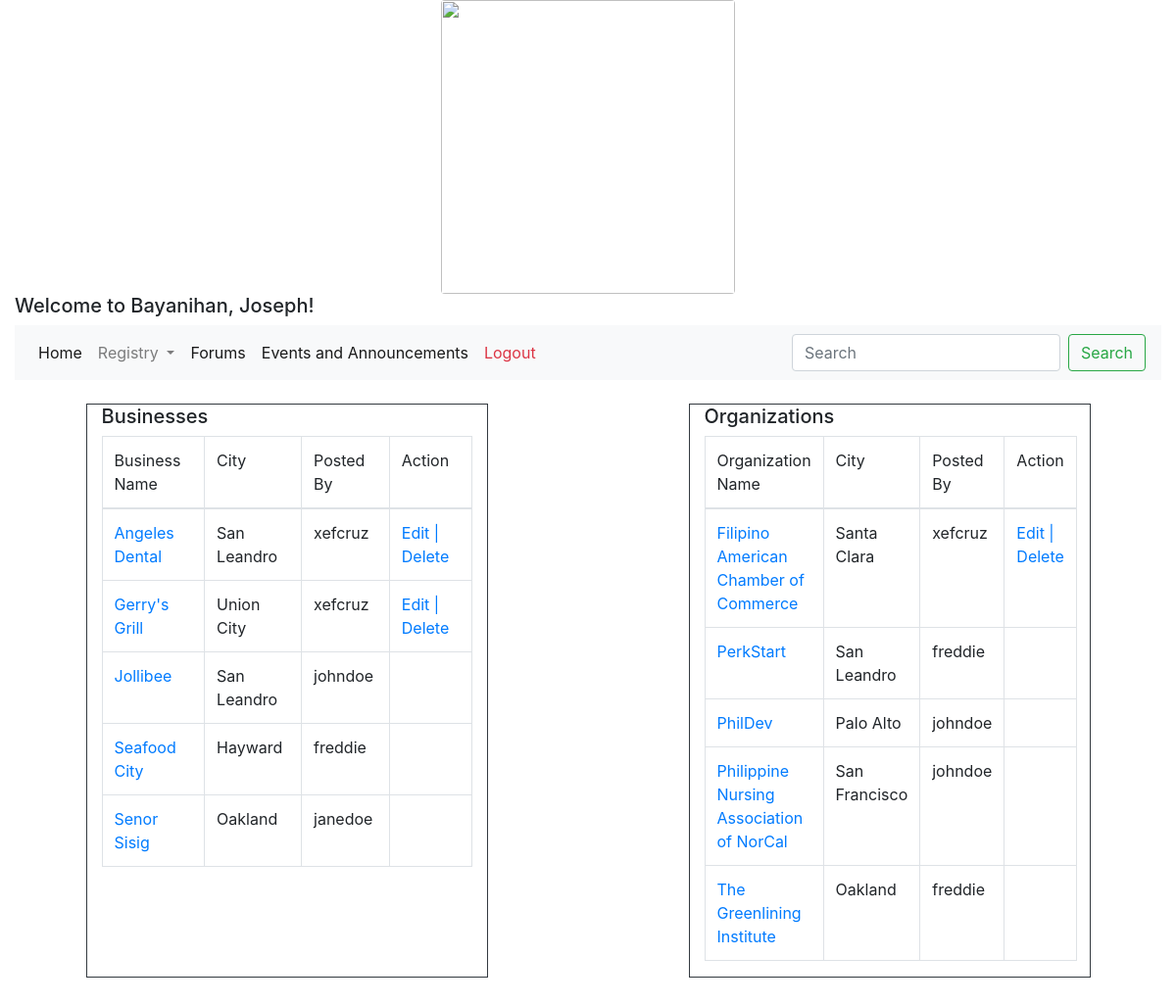
/browse/listings (signed in), run on the app's committed database.
### main_app/models.py (models this page shows)
class User(models.Model):
    first_name = models.CharField(max_length = 45)
    last_name = models.CharField(max_length = 45)
    user_name = models.CharField(max_length=45)
    email = models.CharField(max_length = 45)
    password = models.CharField(max_length = 255)
    objects = UserManager()
    created_at = models.DateTimeField(auto_now_add=True)
    updated_at = models.DateTimeField(auto_now=True)

class Business(models.Model):
    business = models.CharField(max_length = 45)
    bus_type = models.CharField(max_length = 45)
    address = models.CharField(max_length=45)
    city = models.CharField(max_length = 45)
    state = models.CharField(max_length = 45)
    description = models.TextField(max_length=45)
    email = models.CharField(max_length = 45)
    telephone = models.CharField(max_length = 45)
    website = models.CharField(max_length = 45)
    user = models.ForeignKey(User, related_name = "businesses", on_delete = models.CASCADE)
    objects = BusinessManager()
    created_at = models.DateTimeField(auto_now_add=True)
    updated_at = models.DateTimeField(auto_now=True)

class Organization(models.Model):
    organization = models.CharField(max_length = 45)
    address = models.CharField(max_length=45)
    city = models.CharField(max_length = 45)
    state = models.CharField(max_length = 45)
    description = models.TextField(max_length=45)
    email = models.CharField(max_length = 45)
    telephone = models.CharField(max_length = 45)
    website = models.CharField(max_length = 45)
    user = models.ForeignKey(User, related_name = "organizations", on_delete = models.CASCADE)
    objects = OrganizationManager()
    created_at = models.DateTimeField(auto_now_add=True)
    updated_at = models.DateTimeField(auto_now=True)

### main_app/views.py (the view)
# urls.py: path("browse/listings", views.browse),
def browse(request):
    sortedbusiness = Business.objects.order_by('business')
    sortedorganization = Organization.objects.order_by('organization')
    context = {
        "logged_in_user" : User.objects.get(id = request.session['user_id']),
        "sorted_business" : sortedbusiness,
        "sorted_organization" : sortedorganization,
    }
    return render(request, "browse.html", context)

### main_app/templates/browse.html (shortened to what this page needs)
<!DOCTYPE html>
<html lang="en">
<head>
    <link rel="stylesheet" href="https://maxcdn.bootstrapcdn.com/bootstrap/4.0.0/css/bootstrap.min.css">
</head>
<body>
    <div class="container-fluid">
        <div class="first-row">
            <div>
                <a href="https://lh3.googleusercontent.com/wBqfpUN7KOUVNEg9RwyPwTxHKp8kFeU0vZ4A8i-7fj1AMYbCaK2GAMNsjHSpe2z_90hqBgmsPR4PJ7d5WhFE9epAWn64hP1e8eTjPbOWLtN9Nzbnbg3YueP7NLym6vE2rAZGm3_6luI=s198-p-k?source=screenshot.guru"> <img src="https://lh3.googleusercontent.com/wBqfpUN7KOUVNEg9RwyPwTxHKp8kFeU0vZ4A8i-7fj1AMYbCaK2GAMNsjHSpe2z_90hqBgmsPR4PJ7d5WhFE9epAWn64hP1e8eTjPbOWLtN9Nzbnbg3YueP7NLym6vE2rAZGm3_6luI=s198-p-k" class="rounded mx-auto d-block" width="300" height="300" /> </a>
            </div>
        </div>
        <div class="second-row">
            <h5>Welcome to Bayanihan, {{logged_in_user.first_name}}! </h5>
        </div>
        <nav class="navbar navbar-expand-lg navbar-light bg-light">
            <div class="collapse navbar-collapse justify-content: space-between" >
              <ul class="navbar-nav mr-auto">
                <li class="nav-item active">
                  <a class="nav-link" href="/dashboard">Home <span class="sr-only">(current)</span></a>
                </li>
                <li class="nav-item dropdown">
                    <a class="nav-link dropdown-toggle" href="#" id="navbarDropdown" role="button" data-toggle="dropdown" aria-haspopup="true" aria-expanded="false">
                      Registry
                    </a>
                </li>
                <li class="nav-item active">
                    <a class="nav-link" href="#">Forums <span class="sr-only">(current)</span></a>
                </li>
                <li class="nav-item active">
                    <a class="nav-link" href="#">Events and Announcements <span class="sr-only">(current)</span></a>
                </li>
                <li>
                    <a class="nav-link text-danger" href="/logout">Logout</a>
                </li>
              </ul>
              <form class="form-inline my-2 my-lg-0">
                <input class="form-control mr-sm-2" type="search" placeholder="Search" aria-label="Search">
                <button class="btn btn-outline-success my-2 my-sm-0" type="submit">Search</button>
              </form>
            </div>
        </nav>
    </div>
    <br>
    <div class="row justify-content-around">
        <div class="col-4 border border-dark">
            <h5>Businesses</h5>
            <table class="table table-bordered">
                <thead>
                    <tr>
                        <td>Business Name</td>
                        <td>City</td>
                        <td>Posted By</td>
                        <td>Action</td>
                    </tr>
                </thead>
                <tbody>
                    {% for business in sorted_business %}
                        <tr>
                            <td> <a href="/business/{{business.id}}">{{business.business}}</a></td>
                            <td>{{business.city}}</td>
                            <td>{{business.user.user_name}}</td>
                            <td>
                                {% if business.user.id == request.session.user_id %}
                                    <a href="/business/edit/{{business.id}}">Edit  |  </a>
                                    <a href="/business/delete/{{business.id}}">Delete</a>
                                {% endif %}
                            </td>
                        </tr>
                    {% endfor %}
                </tbody>
            </table>
        </div>
        <div class="col-4 border border-dark">
            <h5>Organizations</h5>
            <table class="table table-bordered">
                <thead>
                    <tr>
                        <td>Organization Name</td>
                        <td>City</td>
                        <td>Posted By</td>
                        <td>Action</td>
                    </tr>
                </thead>
                <tbody>
                    {% for organization in sorted_organization %}
                        <tr>
                            <td> <a href="/organization/{{organization.id}}">{{organization.organization}}</a></td>
                            <td>{{organization.city}}</td>
                            <td>{{organization.user.user_name}}</td>
                            <td>
                                {% if organization.user.id == request.session.user_id %}
                                    <a href="/organization/edit/{{organization.id}}">Edit  |  </a>
                                    <a href="/organization/delete/{{organization.id}}">Delete</a>
                                {% endif %}
                            </td>
                        </tr>
                    {% endfor %}
                </tbody>
            </table>
        </div>
    </div>
    <br>
    <br>
</body>
</html>

### data on the page
User: first_name "Joseph"
Business: business "Angeles Dental", city "San Leandro", user.user_name "xefcruz"
Business: business "Gerry's Grill", city "Union City", user.user_name "xefcruz"
Business: business "Jollibee", city "San Leandro", user.user_name "johndoe"
Business: business "Seafood City", city "Hayward", user.user_name "freddie"
Business: business "Senor Sisig", city "Oakland", user.user_name "janedoe"
Organization: organization "Filipino American Chamber of Commerce", city "Santa Clara", user.user_name "xefcruz"
Organization: organization "PerkStart", city "San Leandro", user.user_name "freddie"
Organization: organization "PhilDev", city "Palo Alto", user.user_name "johndoe"
Organization: organization "Philippine Nursing Association of NorCal", city "San Francisco", user.user_name "johndoe"
Organization: organization "The Greenlining Institute", city "Oakland", user.user_name "freddie"
